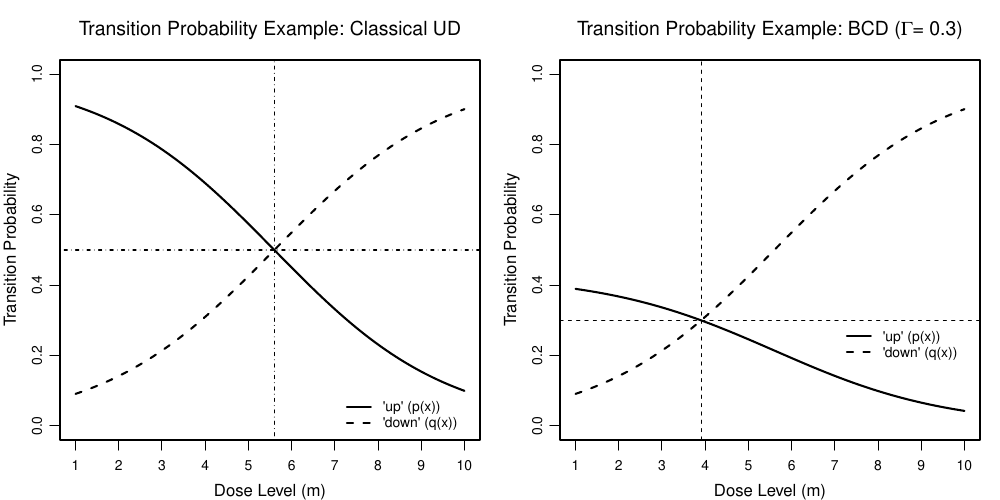

The script that saved this image:
#postscript("PQfig.eps",width=10,height=5,horiz=F,paper="special")
pdf("pqfig.pdf",width=10,height=5,paper="special")
par(mgp=c(2.,.7,0),mar=c(3,3,3,1))
layout(t(1:2))
x=seq(1,10,.01)
fx=plogis(x,location=5.6,scale=2)

plot(x,fx,type='l',ylim=c(0,1),main=expression(paste("Transition Probability Example: Classical UD")),xlab="Dose Level (m)",ylab="Transition Probability",xaxt='n',cex.axis=.8,lwd=2,lty=2)
lines(x,1-fx,lwd=2)
abline(h=0.5,lty=4)
abline(v=5.6,lty=4)
axis(1,at=1:10,cex.axis=.8)
legend(7,0.1,legend=c("'up' (p(x))","'down' (q(x))"),lty=1:2,bty='n',cex=.8,lwd=2)


plot(x,fx,type='l',ylim=c(0,1),main=expression(paste("Transition Probability Example: BCD (",Gamma,"= 0.3)")),xlab="Dose Level (m)",ylab="Transition Probability",xaxt='n',cex.axis=.8,lwd=2,cex.main=1.2,lty=2)
lines(x,(1-fx)*3/7,lwd=2)
abline(h=0.3,lty=2)
abline(v=qlogis(.3,location=5.6,scale=2),lty=2)
axis(1,at=1:10,cex.axis=.8)
legend(7,.3,legend=c("'up' (p(x))","'down' (q(x))"),lty=1:2,bty='n',cex=.8,lwd=2)
dev.off()
